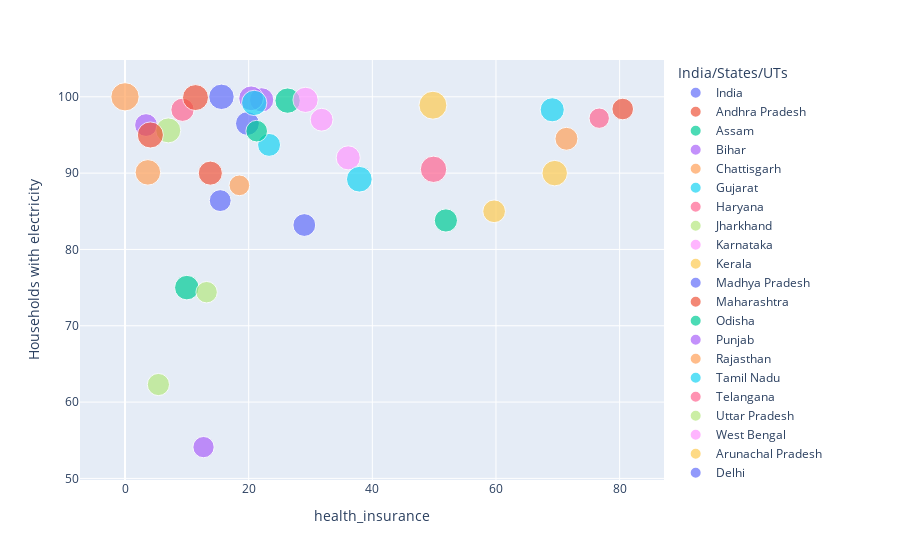

Notebook cell for this chart:
### Code cell
import plotly.express as px

fig = px.scatter(health_insurance_NFHS4_Rural, x="health_insurance", y="Households with electricity",color='India/States/UTs',size='F_6above_school')
fig.show()

### Figure 1 — Plotly figure (JSON) as saved in the notebook; plotly's stock layout.template omitted (floating-point values rounded to 4 significant figures)
{"data": [{"hovertemplate": "India/States/UTs=India<br>health_insurance=%{x}<br>Households with electricity=%{y}<br>F_6above_school=%{marker.size}<extra></extra>", "legendgroup": "India", "marker": {"color": "#636efa", "size": [63], "sizemode": "area", "sizeref": 0.2423, "symbol": "circle"}, "mode": "markers", "name": "India", "orientation": "v", "showlegend": true, "type": "scatter", "x": [29], "xaxis": "x", "y": [83.2], "yaxis": "y"}, {"hovertemplate": "India/States/UTs=Andhra Pradesh<br>health_insurance=%{x}<br>Households with electricity=%{y}<br>F_6above_school=%{marker.size}<extra></extra>", "legendgroup": "Andhra Pradesh", "marker": {"color": "#EF553B", "size": [56.6], "sizemode": "area", "sizeref": 0.2423, "symbol": "circle"}, "mode": "markers", "name": "Andhra Pradesh", "orientation": "v", "showlegend": true, "type": "scatter", "x": [80.5], "xaxis": "x", "y": [98.4], "yaxis": "y"}, {"hovertemplate": "India/States/UTs=Assam<br>health_insurance=%{x}<br>Households with electricity=%{y}<br>F_6above_school=%{marker.size}<extra></extra>", "legendgroup": "Assam", "marker": {"color": "#00cc96", "size": [72.9], "sizemode": "area", "sizeref": 0.2423, "symbol": "circle"}, "mode": "markers", "name": "Assam", "orientation": "v", "showlegend": true, "type": "scatter", "x": [10], "xaxis": "x", "y": [75], "yaxis": "y"}, {"hovertemplate": "India/States/UTs=Bihar<br>health_insurance=%{x}<br>Households with electricity=%{y}<br>F_6above_school=%{marker.size}<extra></extra>", "legendgroup": "Bihar", "marker": {"color": "#ab63fa", "size": [54.8], "sizemode": "area", "sizeref": 0.2423, "symbol": "circle"}, "mode": "markers", "name": "Bihar", "orientation": "v", "showlegend": true, "type": "scatter", "x": [12.7], "xaxis": "x", "y": [54.1], "yaxis": "y"}, {"hovertemplate": "India/States/UTs=Chattisgarh<br>health_insurance=%{x}<br>Households with electricity=%{y}<br>F_6above_school=%{marker.size}<extra></extra>", "legendgroup": "Chattisgarh", "marker": {"color": "#FFA15A", "size": [63.7], "sizemode": "area", "sizeref": 0.2423, "symbol": "circle"}, "mode": "markers", "name": "Chattisgarh", "orientation": "v", "showlegend": true, "type": "scatter", "x": [71.4], "xaxis": "x", "y": [94.5], "yaxis": "y"}, {"hovertemplate": "India/States/UTs=Gujarat<br>health_insurance=%{x}<br>Households with electricity=%{y}<br>F_6above_school=%{marker.size}<extra></extra>", "legendgroup": "Gujarat", "marker": {"color": "#19d3f3", "size": [64], "sizemode": "area", "sizeref": 0.2423, "symbol": "circle"}, "mode": "markers", "name": "Gujarat", "orientation": "v", "showlegend": true, "type": "scatter", "x": [23.3], "xaxis": "x", "y": [93.7], "yaxis": "y"}, {"hovertemplate": "India/States/UTs=Haryana<br>health_insurance=%{x}<br>Households with electricity=%{y}<br>F_6above_school=%{marker.size}<extra></extra>", "legendgroup": "Haryana", "marker": {"color": "#FF6692", "size": [65.6], "sizemode": "area", "sizeref": 0.2423, "symbol": "circle"}, "mode": "markers", "name": "Haryana", "orientation": "v", "showlegend": true, "type": "scatter", "x": [9.3], "xaxis": "x", "y": [98.3], "yaxis": "y"}, {"hovertemplate": "India/States/UTs=Jharkhand<br>health_insurance=%{x}<br>Households with electricity=%{y}<br>F_6above_school=%{marker.size}<extra></extra>", "legendgroup": "Jharkhand", "marker": {"color": "#B6E880", "size": [55.7], "sizemode": "area", "sizeref": 0.2423, "symbol": "circle"}, "mode": "markers", "name": "Jharkhand", "orientation": "v", "showlegend": true, "type": "scatter", "x": [13.2], "xaxis": "x", "y": [74.4], "yaxis": "y"}, {"hovertemplate": "India/States/UTs=Karnataka<br>health_insurance=%{x}<br>Households with electricity=%{y}<br>F_6above_school=%{marker.size}<extra></extra>", "legendgroup": "Karnataka", "marker": {"color": "#FF97FF", "size": [63.1], "sizemode": "area", "sizeref": 0.2423, "symbol": "circle"}, "mode": "markers", "name": "Karnataka", "orientation": "v", "showlegend": true, "type": "scatter", "x": [31.8], "xaxis": "x", "y": [97], "yaxis": "y"}, {"hovertemplate": "India/States/UTs=Kerala<br>health_insurance=%{x}<br>Households with electricity=%{y}<br>F_6above_school=%{marker.size}<extra></extra>", "legendgroup": "Kerala", "marker": {"color": "#FECB52", "size": [94.5], "sizemode": "area", "sizeref": 0.2423, "symbol": "circle"}, "mode": "markers", "name": "Kerala", "orientation": "v", "showlegend": true, "type": "scatter", "x": [49.8], "xaxis": "x", "y": [98.9], "yaxis": "y"}, {"hovertemplate": "India/States/UTs=Madhya Pradesh<br>health_insurance=%{x}<br>Households with electricity=%{y}<br>F_6above_school=%{marker.size}<extra></extra>", "legendgroup": "Madhya Pradesh", "marker": {"color": "#636efa", "size": [58], "sizemode": "area", "sizeref": 0.2423, "symbol": "circle"}, "mode": "markers", "name": "Madhya Pradesh", "orientation": "v", "showlegend": true, "type": "scatter", "x": [15.4], "xaxis": "x", "y": [86.4], "yaxis": "y"}, {"hovertemplate": "India/States/UTs=Maharashtra<br>health_insurance=%{x}<br>Households with electricity=%{y}<br>F_6above_school=%{marker.size}<extra></extra>", "legendgroup": "Maharashtra", "marker": {"color": "#EF553B", "size": [70.3], "sizemode": "area", "sizeref": 0.2423, "symbol": "circle"}, "mode": "markers", "name": "Maharashtra", "orientation": "v", "showlegend": true, "type": "scatter", "x": [13.8], "xaxis": "x", "y": [90], "yaxis": "y"}, {"hovertemplate": "India/States/UTs=Odisha<br>health_insurance=%{x}<br>Households with electricity=%{y}<br>F_6above_school=%{marker.size}<extra></extra>", "legendgroup": "Odisha", "marker": {"color": "#00cc96", "size": [65.3], "sizemode": "area", "sizeref": 0.2423, "symbol": "circle"}, "mode": "markers", "name": "Odisha", "orientation": "v", "showlegend": true, "type": "scatter", "x": [51.9], "xaxis": "x", "y": [83.8], "yaxis": "y"}, {"hovertemplate": "India/States/UTs=Punjab<br>health_insurance=%{x}<br>Households with electricity=%{y}<br>F_6above_school=%{marker.size}<extra></extra>", "legendgroup": "Punjab", "marker": {"color": "#ab63fa", "size": [71.4], "sizemode": "area", "sizeref": 0.2423, "symbol": "circle"}, "mode": "markers", "name": "Punjab", "orientation": "v", "showlegend": true, "type": "scatter", "x": [22.1], "xaxis": "x", "y": [99.6], "yaxis": "y"}, {"hovertemplate": "India/States/UTs=Rajasthan<br>health_insurance=%{x}<br>Households with electricity=%{y}<br>F_6above_school=%{marker.size}<extra></extra>", "legendgroup": "Rajasthan", "marker": {"color": "#FFA15A", "size": [52], "sizemode": "area", "sizeref": 0.2423, "symbol": "circle"}, "mode": "markers", "name": "Rajasthan", "orientation": "v", "showlegend": true, "type": "scatter", "x": [18.5], "xaxis": "x", "y": [88.4], "yaxis": "y"}, {"hovertemplate": "India/States/UTs=Tamil Nadu<br>health_insurance=%{x}<br>Households with electricity=%{y}<br>F_6above_school=%{marker.size}<extra></extra>", "legendgroup": "Tamil Nadu", "marker": {"color": "#19d3f3", "size": [70.7], "sizemode": "area", "sizeref": 0.2423, "symbol": "circle"}, "mode": "markers", "name": "Tamil Nadu", "orientation": "v", "showlegend": true, "type": "scatter", "x": [69.1], "xaxis": "x", "y": [98.3], "yaxis": "y"}, {"hovertemplate": "India/States/UTs=Telangana<br>health_insurance=%{x}<br>Households with electricity=%{y}<br>F_6above_school=%{marker.size}<extra></extra>", "legendgroup": "Telangana", "marker": {"color": "#FF6692", "size": [50.4], "sizemode": "area", "sizeref": 0.2423, "symbol": "circle"}, "mode": "markers", "name": "Telangana", "orientation": "v", "showlegend": true, "type": "scatter", "x": [76.7], "xaxis": "x", "y": [97.2], "yaxis": "y"}, {"hovertemplate": "India/States/UTs=Uttar Pradesh<br>health_insurance=%{x}<br>Households with electricity=%{y}<br>F_6above_school=%{marker.size}<extra></extra>", "legendgroup": "Uttar Pradesh", "marker": {"color": "#B6E880", "size": [59.6], "sizemode": "area", "sizeref": 0.2423, "symbol": "circle"}, "mode": "markers", "name": "Uttar Pradesh", "orientation": "v", "showlegend": true, "type": "scatter", "x": [5.4], "xaxis": "x", "y": [62.3], "yaxis": "y"}, {"hovertemplate": "India/States/UTs=West Bengal<br>health_insurance=%{x}<br>Households with electricity=%{y}<br>F_6above_school=%{marker.size}<extra></extra>", "legendgroup": "West Bengal", "marker": {"color": "#FF97FF", "size": [70.4], "sizemode": "area", "sizeref": 0.2423, "symbol": "circle"}, "mode": "markers", "name": "West Bengal", "orientation": "v", "showlegend": true, "type": "scatter", "x": [36.1], "xaxis": "x", "y": [92], "yaxis": "y"}, {"hovertemplate": "India/States/UTs=Arunachal Pradesh<br>health_insurance=%{x}<br>Households with electricity=%{y}<br>F_6above_school=%{marker.size}<extra></extra>", "legendgroup": "Arunachal Pradesh", "marker": {"color": "#FECB52", "size": [62.5], "sizemode": "area", "sizeref": 0.2423, "symbol": "circle"}, "mode": "markers", "name": "Arunachal Pradesh", "orientation": "v", "showlegend": true, "type": "scatter", "x": [59.7], "xaxis": "x", "y": [85], "yaxis": "y"}, {"hovertemplate": "India/States/UTs=Delhi<br>health_insurance=%{x}<br>Households with electricity=%{y}<br>F_6above_school=%{marker.size}<extra></extra>", "legendgroup": "Delhi", "marker": {"color": "#636efa", "size": [78.5], "sizemode": "area", "sizeref": 0.2423, "symbol": "circle"}, "mode": "markers", "name": "Delhi", "orientation": "v", "showlegend": true, "type": "scatter", "x": [15.6], "xaxis": "x", "y": [100], "yaxis": "y"}, {"hovertemplate": "India/States/UTs=Goa<br>health_insurance=%{x}<br>Households with electricity=%{y}<br>F_6above_school=%{marker.size}<extra></extra>", "legendgroup": "Goa", "marker": {"color": "#EF553B", "size": [81.6], "sizemode": "area", "sizeref": 0.2423, "symbol": "circle"}, "mode": "markers", "name": "Goa", "orientation": "v", "showlegend": true, "type": "scatter", "x": [11.4], "xaxis": "x", "y": [99.9], "yaxis": "y"}, {"hovertemplate": "India/States/UTs=Himachal Pradesh<br>health_insurance=%{x}<br>Households with electricity=%{y}<br>F_6above_school=%{marker.size}<extra></extra>", "legendgroup": "Himachal Pradesh", "marker": {"color": "#00cc96", "size": [77.9], "sizemode": "area", "sizeref": 0.2423, "symbol": "circle"}, "mode": "markers", "name": "Himachal Pradesh", "orientation": "v", "showlegend": true, "type": "scatter", "x": [26.3], "xaxis": "x", "y": [99.5], "yaxis": "y"}, {"hovertemplate": "India/States/UTs=Jammu & Kashmir<br>health_insurance=%{x}<br>Households with electricity=%{y}<br>F_6above_school=%{marker.size}<extra></extra>", "legendgroup": "Jammu & Kashmir", "marker": {"color": "#ab63fa", "size": [63], "sizemode": "area", "sizeref": 0.2423, "symbol": "circle"}, "mode": "markers", "name": "Jammu & Kashmir", "orientation": "v", "showlegend": true, "type": "scatter", "x": [3.4], "xaxis": "x", "y": [96.3], "yaxis": "y"}, {"hovertemplate": "India/States/UTs=Manipur<br>health_insurance=%{x}<br>Households with electricity=%{y}<br>F_6above_school=%{marker.size}<extra></extra>", "legendgroup": "Manipur", "marker": {"color": "#FFA15A", "size": [79], "sizemode": "area", "sizeref": 0.2423, "symbol": "circle"}, "mode": "markers", "name": "Manipur", "orientation": "v", "showlegend": true, "type": "scatter", "x": [3.7], "xaxis": "x", "y": [90.1], "yaxis": "y"}, {"hovertemplate": "India/States/UTs=Meghalaya<br>health_insurance=%{x}<br>Households with electricity=%{y}<br>F_6above_school=%{marker.size}<extra></extra>", "legendgroup": "Meghalaya", "marker": {"color": "#19d3f3", "size": [80.2], "sizemode": "area", "sizeref": 0.2423, "symbol": "circle"}, "mode": "markers", "name": "Meghalaya", "orientation": "v", "showlegend": true, "type": "scatter", "x": [37.9], "xaxis": "x", "y": [89.2], "yaxis": "y"}, {"hovertemplate": "India/States/UTs=Mizoram<br>health_insurance=%{x}<br>Households with electricity=%{y}<br>F_6above_school=%{marker.size}<extra></extra>", "legendgroup": "Mizoram", "marker": {"color": "#FF6692", "size": [84.3], "sizemode": "area", "sizeref": 0.2423, "symbol": "circle"}, "mode": "markers", "name": "Mizoram", "orientation": "v", "showlegend": true, "type": "scatter", "x": [49.9], "xaxis": "x", "y": [90.5], "yaxis": "y"}, {"hovertemplate": "India/States/UTs=Nagaland<br>health_insurance=%{x}<br>Households with electricity=%{y}<br>F_6above_school=%{marker.size}<extra></extra>", "legendgroup": "Nagaland", "marker": {"color": "#B6E880", "size": [75.6], "sizemode": "area", "sizeref": 0.2423, "symbol": "circle"}, "mode": "markers", "name": "Nagaland", "orientation": "v", "showlegend": true, "type": "scatter", "x": [7], "xaxis": "x", "y": [95.6], "yaxis": "y"}, {"hovertemplate": "India/States/UTs=Sikkim<br>health_insurance=%{x}<br>Households with electricity=%{y}<br>F_6above_school=%{marker.size}<extra></extra>", "legendgroup": "Sikkim", "marker": {"color": "#FF97FF", "size": [77.2], "sizemode": "area", "sizeref": 0.2423, "symbol": "circle"}, "mode": "markers", "name": "Sikkim", "orientation": "v", "showlegend": true, "type": "scatter", "x": [29.2], "xaxis": "x", "y": [99.6], "yaxis": "y"}, {"hovertemplate": "India/States/UTs=Tripura<br>health_insurance=%{x}<br>Households with electricity=%{y}<br>F_6above_school=%{marker.size}<extra></extra>", "legendgroup": "Tripura", "marker": {"color": "#FECB52", "size": [78.7], "sizemode": "area", "sizeref": 0.2423, "symbol": "circle"}, "mode": "markers", "name": "Tripura", "orientation": "v", "showlegend": true, "type": "scatter", "x": [69.5], "xaxis": "x", "y": [90], "yaxis": "y"}, {"hovertemplate": "India/States/UTs=Uttarakhand<br>health_insurance=%{x}<br>Households with electricity=%{y}<br>F_6above_school=%{marker.size}<extra></extra>", "legendgroup": "Uttarakhand", "marker": {"color": "#636efa", "size": [68.9], "sizemode": "area", "sizeref": 0.2423, "symbol": "circle"}, "mode": "markers", "name": "Uttarakhand", "orientation": "v", "showlegend": true, "type": "scatter", "x": [19.8], "xaxis": "x", "y": [96.5], "yaxis": "y"}, {"hovertemplate": "India/States/UTs=Andaman and Nicobar Islands<br>health_insurance=%{x}<br>Households with electricity=%{y}<br>F_6above_school=%{marker.size}<extra></extra>", "legendgroup": "Andaman and Nicobar Islands", "marker": {"color": "#EF553B", "size": [82.6], "sizemode": "area", "sizeref": 0.2423, "symbol": "circle"}, "mode": "markers", "name": "Andaman and Nicobar Islands", "orientation": "v", "showlegend": true, "type": "scatter", "x": [4.1], "xaxis": "x", "y": [95], "yaxis": "y"}, {"hovertemplate": "India/States/UTs=Dadra and Nagar Haveli<br>health_insurance=%{x}<br>Households with electricity=%{y}<br>F_6above_school=%{marker.size}<extra></extra>", "legendgroup": "Dadra and Nagar Haveli", "marker": {"color": "#00cc96", "size": [56.8], "sizemode": "area", "sizeref": 0.2423, "symbol": "circle"}, "mode": "markers", "name": "Dadra and Nagar Haveli", "orientation": "v", "showlegend": true, "type": "scatter", "x": [21.3], "xaxis": "x", "y": [95.5], "yaxis": "y"}, {"hovertemplate": "India/States/UTs=Daman and Diu<br>health_insurance=%{x}<br>Households with electricity=%{y}<br>F_6above_school=%{marker.size}<extra></extra>", "legendgroup": "Daman and Diu", "marker": {"color": "#ab63fa", "size": [74.6], "sizemode": "area", "sizeref": 0.2423, "symbol": "circle"}, "mode": "markers", "name": "Daman and Diu", "orientation": "v", "showlegend": true, "type": "scatter", "x": [20.4], "xaxis": "x", "y": [99.8], "yaxis": "y"}, {"hovertemplate": "India/States/UTs=Lakshadweep<br>health_insurance=%{x}<br>Households with electricity=%{y}<br>F_6above_school=%{marker.size}<extra></extra>", "legendgroup": "Lakshadweep", "marker": {"color": "#FFA15A", "size": [96.9], "sizemode": "area", "sizeref": 0.2423, "symbol": "circle"}, "mode": "markers", "name": "Lakshadweep", "orientation": "v", "showlegend": true, "type": "scatter", "x": [0], "xaxis": "x", "y": [100], "yaxis": "y"}, {"hovertemplate": "India/States/UTs=Puducherry<br>health_insurance=%{x}<br>Households with electricity=%{y}<br>F_6above_school=%{marker.size}<extra></extra>", "legendgroup": "Puducherry", "marker": {"color": "#19d3f3", "size": [77.7], "sizemode": "area", "sizeref": 0.2423, "symbol": "circle"}, "mode": "markers", "name": "Puducherry", "orientation": "v", "showlegend": true, "type": "scatter", "x": [20.9], "xaxis": "x", "y": [99.2], "yaxis": "y"}], "layout": {"legend": {"itemsizing": "constant", "title": {"text": "India/States/UTs"}, "tracegroupgap": 0}, "margin": {"t": 60}, "xaxis": {"anchor": "y", "domain": [0, 1], "title": {"text": "health_insurance"}}, "yaxis": {"anchor": "x", "domain": [0, 1], "title": {"text": "Households with electricity"}}}}
